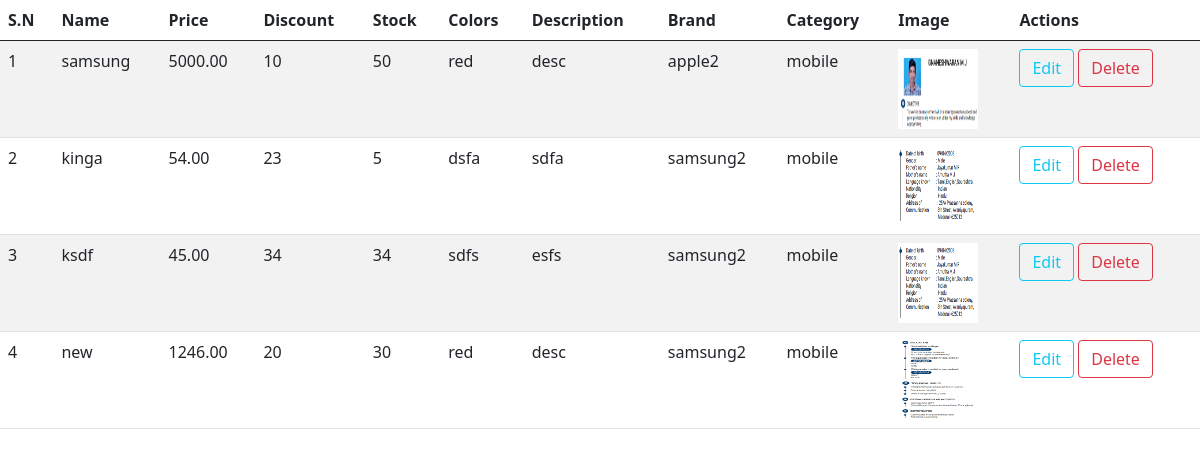
The app's page /admin (signed in), older data.
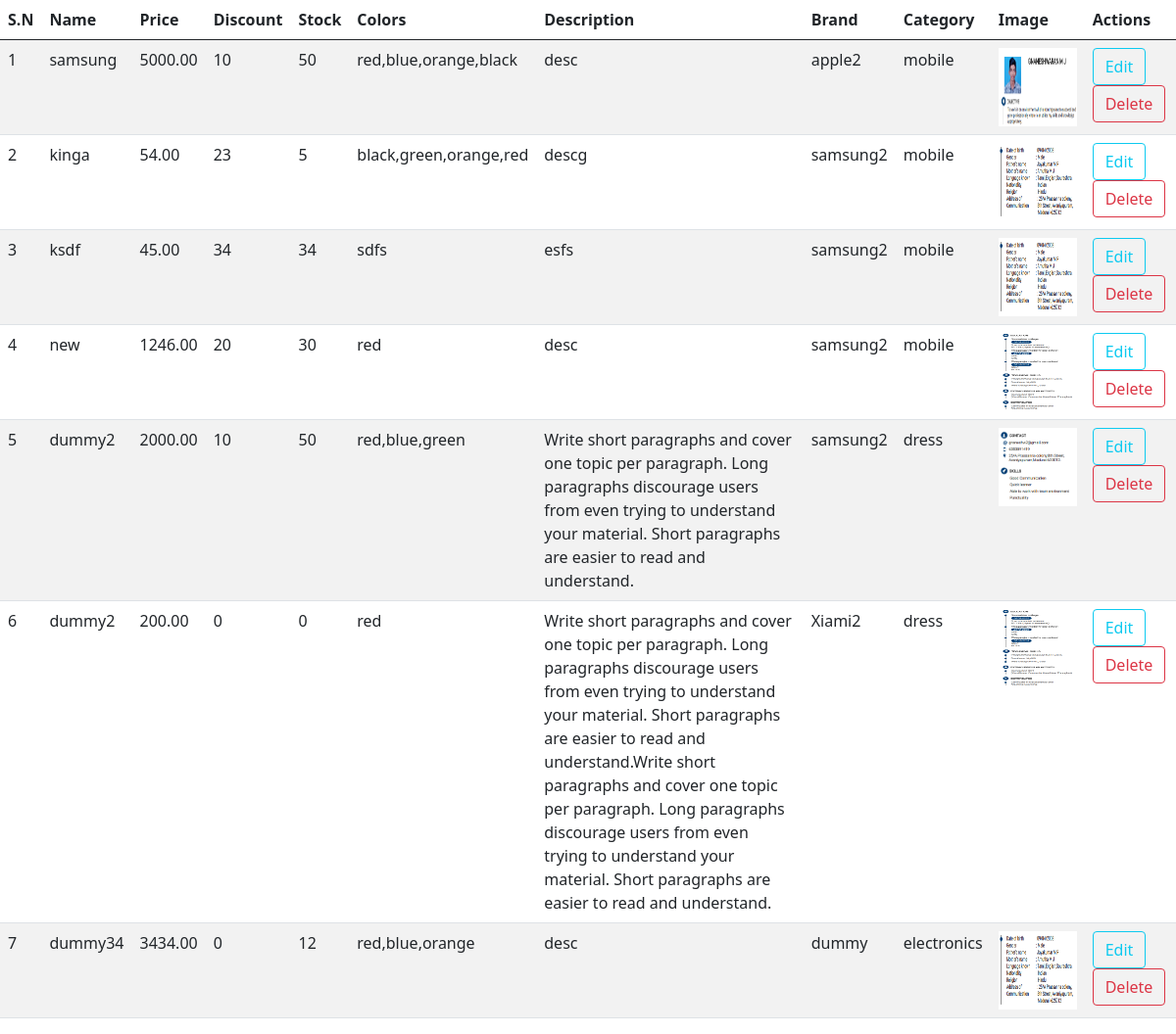
The same page, newer data.
### shop/products/models.py (models this page shows, shortened)
class Addproduct(db.Model):
    __searchable__=['name','desc']
    id=db.Column(db.Integer,primary_key=True)
    name=db.Column(db.String(50),nullable=False)
    price=db.Column(db.Numeric(10,2),nullable=False)
    discount=db.Column(db.Integer,default=0)
    stock=db.Column(db.Integer,nullable=False)
    colors=db.Column(db.Text,nullable=False)
    desc=db.Column(db.Text,nullable=False)
    pub_date=db.Column(db.DateTime, nullable=False, default=datetime.utcnow)
    brand_id = db.Column(db.Integer,db.ForeignKey('brand.id'),nullable=False)
    brand=db.relationship('Brand',backref=db.backref('brands',lazy=True))
    category_id = db.Column(db.Integer,db.ForeignKey('category.id'),nullable=False)
    category=db.relationship('Category',backref=db.backref('posts',lazy=True))
    image_1=db.Column(db.String(100),nullable=False,default='image.jpg')
    image_2=db.Column(db.String(100),nullable=False,default='image.jpg')
    image_3=db.Column(db.String(100),nullable=False,default='image.jpg')

class Brand(db.Model):
    id = db.Column(db.Integer, primary_key=True)
    name=db.Column(db.String(20),nullable=False,unique=True)

class Category(db.Model):
    id=db.Column(db.Integer, primary_key=True)
    name=db.Column(db.String(20),nullable=False,unique=True)

### shop/admin/routes.py (the view)
@app.route('/admin')
def home():
    if 'email' not in session:
        flash(f"Please Login first","danger")
        return redirect(url_for('login'))
    products = Addproduct.query.all()
    return render_template('admin/index.html',title="Home",products=products)

### shop/templates/admin/index.html (shortened to what this page needs)
{% extends 'layout.html' %}
{% block content %}
    <table id="example" class="table table-striped" style="width:100%">
        <thead>
            <tr>
                <th>S.N</th>
                <th>Name</th>
                <th>Price</th>
                <th>Discount</th>
                <th>Stock</th>
                <th>Colors</th>
                <th>Description</th>
                <th>Brand</th>
                <th>Category</th>
                <th>Image</th>
                <th>Actions</th>
            </tr>
        </thead>
        <tbody>
            {% for product in products %}
            <tr>
                <td>{{loop.index}}</td>
                <td>{{product.name}}</td>
                <td>{{product.price}}</td>
                <td>{{product.discount}}</td>
                <td>{{product.stock}}</td>
                <td>{{product.colors}}</td>
                <td>{{product.desc}}</td>
                <td>{{product.brand.name}}</td>
                <td>{{product.category.name}}</td>
                <td><img src="{{ url_for('static', filename='uploads/' + product.image_1) }}" alt="{{ product.name }}" width="80" height="80" /></td>
                <td>
                    <a href="{{url_for('editproduct', id=product.id)}}" class="btn btn-outline-info">Edit</a>
                    <a href="{{url_for('deleteproduct', id=product.id)}}" class="btn btn-outline-danger">Delete</a>
                </td>
            </tr>
            {% endfor %}
        </tbody>
    </table>
{% endblock content %}

### shop/templates/layout.html (shortened to what this page needs)
<!doctype html>
<html lang="en">
  <head>
    <link href="{{ url_for('static',filename='css/bootstrap.min.css') }}" rel="stylesheet">
  </head>
  <body>
    {% block content %}
    {% endblock content%}
  </body>
</html>

Row changes from the older to the newer data that the page shows:
changed Addproduct "samsung": colors "red" → "red,blue,orange,black"
changed Addproduct "kinga": colors "dsfa" → "black,green,orange,red"; desc "sdfa" → "descg"
added Addproduct: name "dummy2", price "2000.00", discount "10", stock "50", colors "red,blue,green", desc "Write short paragraphs and cover one topic per paragraph. Long paragraphs discourage users from even trying to understand your material. Short paragraphs are easier to read and understand.", brand.name "samsung2", category.name "dress", image_1 (picture)
added Addproduct: name "dummy2", price "200.00", discount "0", stock "0", colors "red", desc "Write short paragraphs and cover one topic per paragraph. Long paragraphs discourage users from even trying to understand your material. Short paragraphs are easier to read and understand.Write short paragraphs and cover one topic per paragraph. Long paragraphs discourage users from even trying to understand your material. Short paragraphs are easier to read and understand.", brand.name "Xiami2", category.name "dress", image_1 (picture)
added Addproduct: name "dummy34", price "3434.00", discount "0", stock "12", colors "red,blue,orange", desc "desc", brand.name "dummy", category.name "electronics", image_1 (picture)
